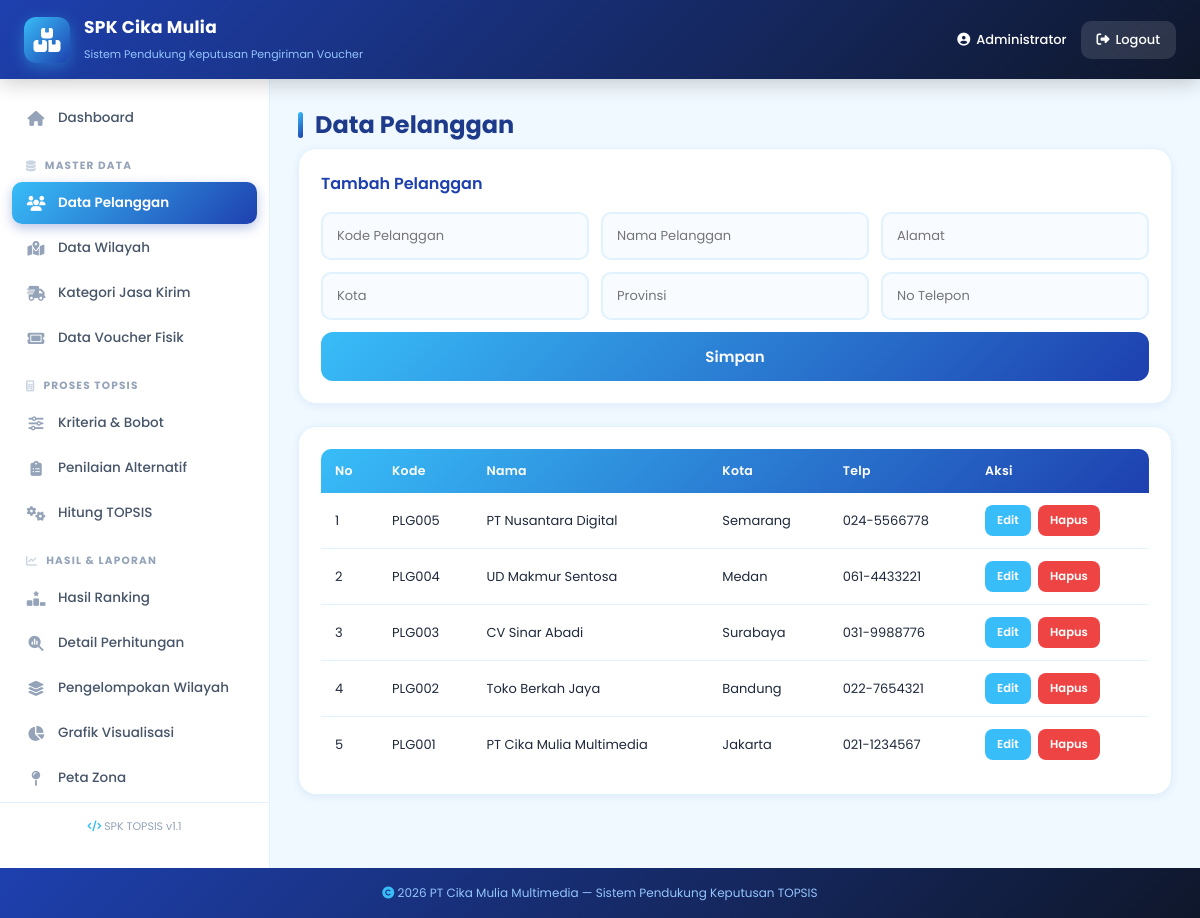
/pages/pelanggan.php (signed in), run on the app's committed database.
### tables this page shows
CREATE TABLE pelanggan (
    id INT AUTO_INCREMENT PRIMARY KEY,
    kode_pelanggan VARCHAR(20) UNIQUE,
    nama_pelanggan VARCHAR(100) NOT NULL,
    alamat TEXT,
    kota VARCHAR(50),
    provinsi VARCHAR(50),
    no_telp VARCHAR(20),
    created_at TIMESTAMP DEFAULT CURRENT_TIMESTAMP
);

### pages/pelanggan.php (the view)
<?php
include '../config/koneksi.php';
$data = mysqli_query($koneksi, "SELECT * FROM pelanggan ORDER BY id DESC");
include '../templates/header.php';
?>
<div class="layout">
  <?php include '../templates/sidebar.php'; ?>
  <main class="content">
    <h2 class="page-title">Data Pelanggan</h2>
    <div class="form-card">
      <h3>Tambah Pelanggan</h3>
      <form action="../proses/simpan_pelanggan.php" method="POST" class="form-grid">
        <input type="text" name="kode_pelanggan" placeholder="Kode Pelanggan" required>
        <input type="text" name="nama_pelanggan" placeholder="Nama Pelanggan" required>
        <input type="text" name="alamat" placeholder="Alamat" required>
        <input type="text" name="kota" placeholder="Kota" required>
        <input type="text" name="provinsi" placeholder="Provinsi" required>
        <input type="text" name="no_telp" placeholder="No Telepon">
        <button class="btn-primary" type="submit">Simpan</button>
      </form>
    </div>
    <div class="table-card">
      <table>
        <thead>
          <tr><th>No</th><th>Kode</th><th>Nama</th><th>Kota</th><th>Telp</th><th>Aksi</th></tr>
        </thead>
        <tbody>
        <?php $n=1; while($r=mysqli_fetch_assoc($data)): ?>
          <tr>
            <td><?= $n++ ?></td>
            <td><?= $r['kode_pelanggan'] ?></td>
            <td><?= $r['nama_pelanggan'] ?></td>
            <td><?= $r['kota'] ?></td>
            <td><?= $r['no_telp'] ?></td>
            <td>
              <a href="edit_pelanggan.php?id=<?= $r['id'] ?>" class="btn-edit">Edit</a>
              <a href="../proses/hapus.php?t=pelanggan&id=<?= $r['id'] ?>&r=pelanggan.php" class="btn-del" onclick="return confirm('Hapus?')">Hapus</a>
            </td>
          </tr>
        <?php endwhile; ?>
        </tbody>
      </table>
    </div>
  </main>
</div>
<?php include '../templates/footer.php'; ?>

### assets/css/style.css (style rules this page uses)
* { margin: 0; padding: 0; box-sizing: border-box; font-family: 'Poppins', 'Segoe UI', sans-serif; }
:root { --biru-muda: #e0f2fe; --biru-sky: #38bdf8; --biru-mid: #0ea5e9; --biru-tua: #1e40af; --biru-navy: #1e3a8a; --grad-1: linear-gradient(135deg, #38bdf8 0%, #1e40af 100%); --grad-2: linear-gradient(135deg, #bae6fd 0%, #38bdf8 100%); --grad-3: linear-gradient(135deg, #1e40af 0%, #0f172a 100%); --grad-4: linear-gradient(135deg, #0ea5e9 0%, #0284c7 100%); --shadow-sm: 0 2px 8px rgba(30, 64, 175, 0.08); --shadow: 0 4px 15px rgba(30, 64, 175, 0.15); --shadow-lg: 0 10px 30px rgba(30, 64, 175, 0.2); }
body { background: #f0f9ff; color: #1e293b; min-height: 100vh; }
.btn-primary { width: 100%; padding: 13px; border: none; border-radius: 12px; background: var(--grad-1); color: #fff; font-weight: 600; font-size: 15px; cursor: pointer; transition: .3s; display: flex; align-items: center; justify-content: center; gap: 8px; font-family: inherit; }
.layout { display: flex; min-height: calc(100vh - 74px); }
.content { flex: 1; padding: 28px; overflow-x: auto; }
.page-title { font-size: 24px; color: var(--biru-navy); margin-bottom: 6px; font-weight: 700; display: flex; align-items: center; gap: 12px; }
.page-title::before { content: ''; width: 5px; height: 26px; background: var(--grad-1); border-radius: 3px; }
.form-card, .table-card, .info-box { background: #fff; padding: 22px; border-radius: 18px; box-shadow: var(--shadow-sm); margin-bottom: 22px; border: 1px solid #e0f2fe; }
.form-card h3, .table-card h3 { color: var(--biru-tua); margin-bottom: 16px; font-size: 16px; font-weight: 600; display: flex; align-items: center; gap: 9px; }
.form-grid { display: grid; grid-template-columns: repeat(auto-fit, minmax(200px, 1fr)); gap: 12px; }
.form-grid input, .form-grid select { padding: 12px 14px; border: 2px solid #e0f2fe; border-radius: 10px; font-size: 13px; transition: .3s; background: #f8fbff; font-family: inherit; }
.form-grid button { grid-column: 1 / -1; }
.table-card { overflow-x: auto; }
table { width: 100%; border-collapse: collapse; font-size: 13px; }
table thead { background: var(--grad-1); color: #fff; }
table th { padding: 13px 14px; text-align: left; font-weight: 600; font-size: 12.5px; letter-spacing: .3px; }
table th:first-child { border-radius: 10px 0 0 0; }
table th:last-child { border-radius: 0 10px 0 0; }
table td { padding: 12px 14px; text-align: left; border-bottom: 1px solid #e0f2fe; }
table tbody tr { transition: .2s; }
table tbody tr:last-child td { border-bottom: none; }
.btn-del, .btn-edit { padding: 7px 12px; border-radius: 8px; text-decoration: none; font-size: 11.5px; font-weight: 600; display: inline-flex; align-items: center; gap: 5px; transition: .2s; }
.btn-del { background: #ef4444; color: #fff; }
.btn-edit { background: var(--biru-sky); color: #fff; margin-right: 4px; }

### data on the page
pelanggan: kode_pelanggan "PLG005", nama_pelanggan "PT Nusantara Digital", kota "Semarang", no_telp "024-5566778"
pelanggan: kode_pelanggan "PLG004", nama_pelanggan "UD Makmur Sentosa", kota "Medan", no_telp "061-4433221"
pelanggan: kode_pelanggan "PLG003", nama_pelanggan "CV Sinar Abadi", kota "Surabaya", no_telp "031-9988776"
pelanggan: kode_pelanggan "PLG002", nama_pelanggan "Toko Berkah Jaya", kota "Bandung", no_telp "022-7654321"
pelanggan: kode_pelanggan "PLG001", nama_pelanggan "PT Cika Mulia Multimedia", kota "Jakarta", no_telp "021-1234567"

### other printed values
$_SESSION['nama'] "Administrator"
